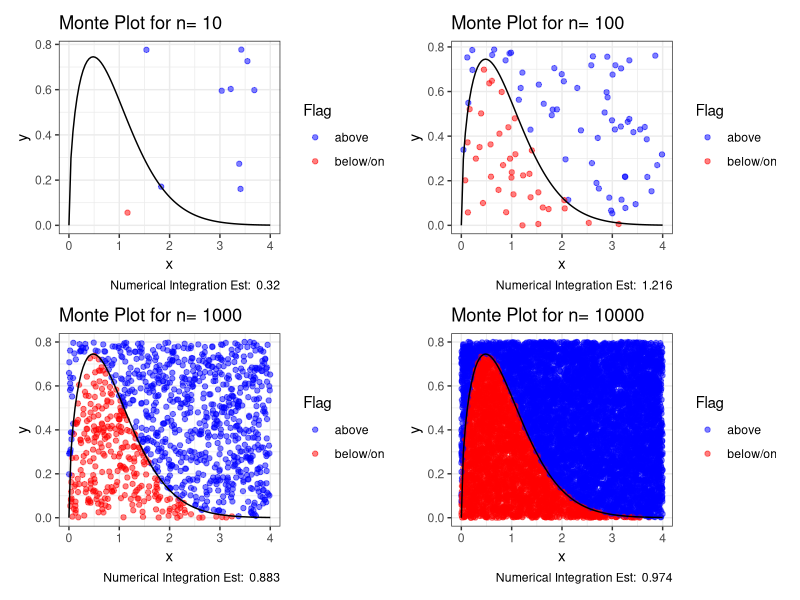

Write the R code that produced this figure.
#'Monte Carlo Random Point Simulation    
#'Original Coder: Nick Kasper 

#'@description Generate random (x,y) points that fall within given bounds


#'@param x_min (num) the lowest bound for the x-coordinates
#'@param x_max (num) the highest bound for the x-coordinates
#'@param y_min (num) the lowest bound for the y-coordinates
#'@param y_max (num) the highest bound for the y-coordinates
#'@param n (int) the number of points that will be randomly placed 

#'@returns a data frame, that has a number of rows that is equivalent to n, 
#'with two columns, one for the random x and one for the random y values. 

#'@details the x-value and the y-value are both picked randomly between the bounds, 
#'every bound within the rectangle has an equal chance to get placed. These (x,y)
#'numbers are then placed in pairs at random. 
monte_points <- function(x_min, x_max, y_min, y_max, n){
  x_values <- sample(x = seq(from = x_min, to = x_max, by = 0.001), size = n, 
                     replace = TRUE) #randomly choose different x-values within
  #bounds

  y_values <- sample(x = seq(from = y_min, to = y_max, by = 0.001), size = n, 
                   replace = TRUE) #randomly choose different y-values within
#bounds

data_points <- data.frame(x = x_values, y = y_values)
return(data_points) #pair these randomly and make a data frame
}

#Monte Carlo Point Flagging and Data Frame 
##Flag the amount of points that are either below or are on the plot curve and 
##find the integral estimation using the given bounds 
##Needs the data frame created above 

#Load needed packages - tidyverse 
library(tidyverse)
library(patchwork)

create_plot <- function(n){

monte_data <- monte_points(x_min = 0, x_max = 4, y_min = 0, y_max = 0.8, n = n)

#Flag all of the points that are on the curve or below it given the shape 
monte_flagged <- monte_data |>
  mutate(
    y_curve = dweibull(x, shape = 1.5, scale = 1), 
    flag = if_else(y <= y_curve, "below/on", "above")
  )

#Estimate the integral 
area <- (4 - 0) * (0.8 - 0)
total_below <- sum(monte_flagged$flag == "below/on") #total that are below/on
percent_below <- total_below / nrow(monte_flagged) #the percent of the whole 
integral_estimate <- area * percent_below 

#Plot the curve, and then the points 
ggplot(data = monte_flagged,
       mapping = aes(
         x = x, 
         y = y, 
       )) + 
  geom_point(mapping = aes(
         color = flag), alpha = 0.5) +
  stat_function(
    fun = dweibull, 
    args = list(shape = 1.5, scale = 1), 
    xlim = c(0,4)
  ) + 
  scale_color_manual(values = c("above" = "blue", "below/on" = "red")) +
  labs(
    title = paste("Monte Plot for n=", nrow(
      monte_flagged)),
    x = "x", 
    y = "y", 
    color = "Flag", 
    caption = paste("Numerical Integration Est: ", round(integral_estimate, 3))
  ) + theme_bw()
}

#make all four of the plots 
plot_10 <- create_plot(10)
plot_100 <- create_plot(100)
plot_1000 <- create_plot(1000)
plot_10000 <- create_plot(10000)

#combine all of the plots into one picture 
plot_10 + plot_100 + plot_1000 + plot_10000
